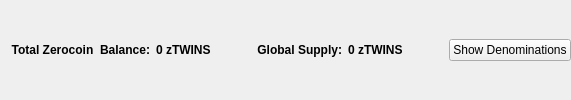
                       <widget class="QFrame" name="balanceSupplyFrame">
                        <layout class="QHBoxLayout" name="horizontalLayout_2" stretch="0,0,0,1,0">
                         <property name="rightMargin">
                          <number>0</number>
                         </property>
                         <item>
                          <layout class="QHBoxLayout" name="horizontalLayout_34">
                           <item>
                            <widget class="QLabel" name="labelzAvailableText_3">
                             <property name="font">
                              <font>
                               <weight>75</weight>
                               <bold>true</bold>
                              </font>
                             </property>
                             <property name="toolTip">
                              <string>Total Balance including unconfirmed and immature zTWINS</string>
                             </property>
                             <property name="text">
                              <string>Total Zerocoin  Balance:</string>
                             </property>
                             <property name="alignment">
                              <set>Qt::AlignRight|Qt::AlignTrailing|Qt::AlignVCenter</set>
                             </property>
                            </widget>
                           </item>
                           <item>
                            <widget class="QLabel" name="labelzAvailableAmount_4">
                             <property name="minimumSize">
                              <size>
                               <width>40</width>
                               <height>0</height>
                              </size>
                             </property>
                             <property name="font">
                              <font>
                               <weight>75</weight>
                               <bold>true</bold>
                              </font>
                             </property>
                             <property name="toolTip">
                              <string>Total Balance including unconfirmed and immature zTWINS</string>
                             </property>
                             <property name="text">
                              <string>0 zTWINS</string>
                             </property>
                             <property name="alignment">
                              <set>Qt::AlignLeading|Qt::AlignLeft|Qt::AlignVCenter</set>
                             </property>
                            </widget>
                           </item>
                          </layout>
                         </item>
                         <item>
                          <spacer name="horizontalSpacer_32">
                           <property name="orientation">
                            <enum>Qt::Horizontal</enum>
                           </property>
                           <property name="sizeHint" stdset="0">
                            <size>
                             <width>40</width>
                             <height>20</height>
                            </size>
                           </property>
                          </spacer>
                         </item>
                         <item>
                          <layout class="QHBoxLayout" name="horizontalLayout_35">
                           <item>
                            <widget class="QLabel" name="labelZsupplyText_2">
                             <property name="font">
                              <font>
                               <weight>75</weight>
                               <bold>true</bold>
                              </font>
                             </property>
                             <property name="text">
                              <string>Global Supply:</string>
                             </property>
                             <property name="alignment">
                              <set>Qt::AlignRight|Qt::AlignTrailing|Qt::AlignVCenter</set>
                             </property>
                            </widget>
                           </item>
                           <item>
                            <widget class="QLabel" name="labelZsupplyAmount_2">
                             <property name="font">
                              <font>
                               <weight>75</weight>
                               <bold>true</bold>
                              </font>
                             </property>
                             <property name="text">
                              <string>0 zTWINS</string>
                             </property>
                            </widget>
                           </item>
                          </layout>
                         </item>
                         <item>
                          <spacer name="horizontalSpacer_31">
                           <property name="orientation">
                            <enum>Qt::Horizontal</enum>
                           </property>
                           <property name="sizeHint" stdset="0">
                            <size>
                             <width>40</width>
                             <height>20</height>
                            </size>
                           </property>
                          </spacer>
                         </item>
                         <item>
                          <widget class="QPushButton" name="pushButtonShowDenoms">
                           <property name="toolTip">
                            <string>Show zTWINS denominations list</string>
                           </property>
                           <property name="text">
                            <string>Show Denominations</string>
                           </property>
                          </widget>
                         </item>
                        </layout>
                       </widget>
